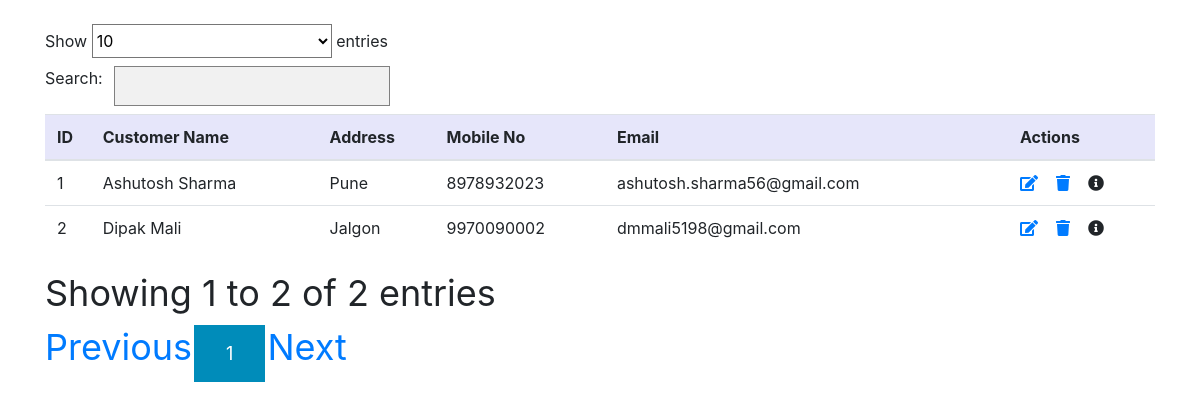
Page /searchcustomer on the earlier database version.
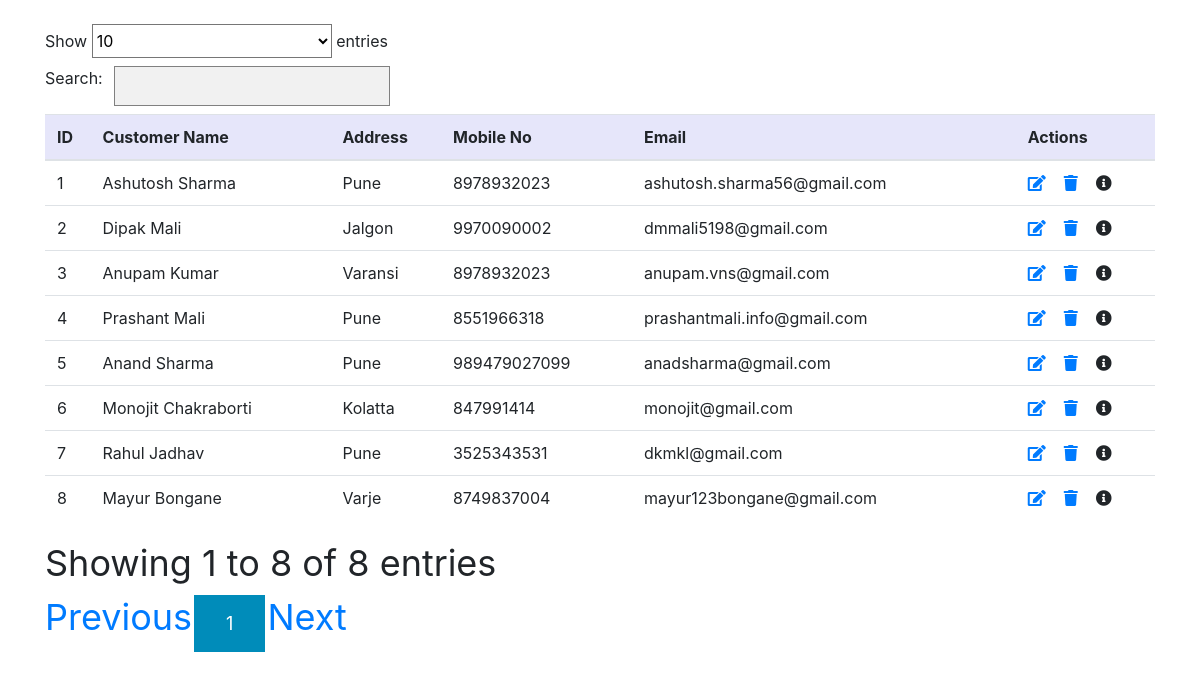
Same page on the later database version.
### models/create_models.py (models this page shows, shortened)
class Customer(db.Model):
    __tablename__='customers'
    c_id = db.Column(db.Integer, primary_key=True)
    customer_name = db.Column(db.String(255),nullable=False)
    c_address = db.Column(db.String(255), nullable=False)
    c_mobileno = db.Column(db.Integer, nullable=False)
    c_email = db.Column(db.String(255), nullable=False)
    register_date = db.Column(db.DateTime, nullable=False, default=datetime.utcnow)
    modified_date = db.Column(db.DateTime, nullable=False, default=datetime.utcnow, onupdate=datetime.utcnow)
    sales = db.relationship("SalesItems", backref="customers",lazy=True)

### customers/customers.py (the view)
@customer.route('/searchcustomer')
def search_customers():
    customers = Customer.query.all()
    return render_template('static priya mobile/customers/customer_pagination.html', customers=customers)

### customers/customers.py (called while the page is built)
@customer.before_app_request
def load_logged_in_user():
    user_id = session.get('user_id')
    if user_id is None:
        g.user = None
    else:
        g.user = User.query.filter_by(id=user_id).first()

### users/adduser.py (called while the page is built)
@auth.before_app_request
def load_logged_in_user():
    user_id = session.get('user_id')
    if user_id is None:
        g.user = None
    else:
        g.user = User.query.filter_by(id=user_id).first()

### templates/static priya mobile/customers/customer_pagination.html (shortened to what this page needs)
<html>
<head>
    <!DOCTYPE html>
<html lang="en">
<head>
  <link rel="stylesheet" href="https://maxcdn.bootstrapcdn.com/bootstrap/4.3.1/css/bootstrap.min.css">
    <link rel="stylesheet" href ="https://stackpath.bootstrapcdn.com/font-awesome/4.7.0/css/font-awesome.min.css">
  <link rel="stylesheet" href="{{ url_for('static', filename='style.css') }}">
  <link rel="stylesheet" href="https://use.fontawesome.com/releases/v5.7.0/css/all.css">
</head>
{% block content %}
<body>
<br>
<div class="container">
<div class="table-responsive">
<table class="table table-hover" id="myTable">
         <thead>
                                            <tr>
                                                <th>ID</th>
                                                <th>Customer Name</th>
                                                <th>Address</th>
                                                <th>Mobile No</th>
                                                <th>Email</th>
                                                <th>Actions</th>
                                            </tr>
                                        </thead>
        <tbody>
        {% for customer in customers %}
                                            <tr class="tr-shadow">
                                                <td>
                                                    {{ customer.c_id }}
                                                </td>
                                                <td>
                                                    {{ customer.customer_name }}
                                                </td>
                                                <td>
                                                    {{ customer.c_address }}
                                                </td>
                                                <td>
                                                    {{ customer.c_mobileno}}
                                                </td>
                                                <td>
                                                    {{ customer.c_email }}
                                                </td>
                                                <td>
                                                    <div class="table-data-feature">
                                                        <a href="{{ url_for('customer.updatecustomer' , id=customer.c_id) }}">
                                                          <i class="fa fa-pencil-square-o" aria-hidden="true" data-toggle="tooltip" data-placement="right" title="Edit"></i>
                                                        </a>&nbsp;&nbsp;
                                                        <a href="{{ url_for('customer.deletecustomer' , id=customer.c_id) }}">
                                                            <i class="fa fa-trash" data-toggle="tooltip" data-placement="top" title="Delete"></i>
                                                        </a>&nbsp;&nbsp;
                                                            <i class="fa fa-info-circle" aria-hidden="true" data-toggle="tooltip" data-placement="top" title="More"></i>
                                                    </div>
                                                </td>
                                            </tr>
                                        {% endfor %}
     </tbody>
      </table>
   </div>
</div>
{% endblock %}
</body>
</html>

Differences in the rows shown:
added Customer: c_id "3", customer_name "Anupam Kumar", c_address "Varansi", c_mobileno "8978932023", c_email "anupam.vns@gmail.com"
added Customer: c_id "4", customer_name "Prashant Mali", c_address "Pune", c_mobileno "8551966318", c_email "prashantmali.info@gmail.com"
added Customer: c_id "5", customer_name "Anand Sharma", c_address "Pune", c_mobileno "989479027099", c_email "anadsharma@gmail.com"
added Customer: c_id "6", customer_name "Monojit Chakraborti", c_address "Kolatta", c_mobileno "847991414", c_email "monojit@gmail.com"
added Customer: c_id "7", customer_name "Rahul Jadhav", c_address "Pune", c_mobileno "3525343531", c_email "dkmkl@gmail.com"
added Customer: c_id "8", customer_name "Mayur Bongane", c_address "Varje", c_mobileno "8749837004", c_email "mayur123bongane@gmail.com"
Other differences:
text written by a page script: "Show entries Search: Showing 1 to 2 of 2 entries Previous 1 Next" → "Show entries Search: Showing 1 to 8 of 8 entries Previous 1 Next"
